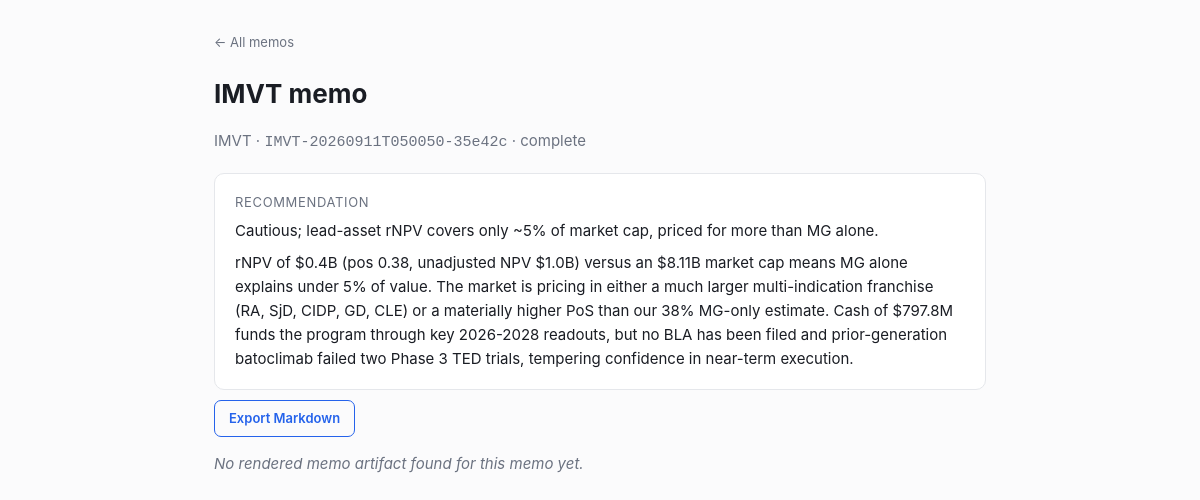
Page /memo/IMVT-20260911T050050-35e42c on the committed database.
### tables this page shows
CREATE TABLE memos (
    memo_id TEXT PRIMARY KEY,
    company TEXT NOT NULL,
    status TEXT NOT NULL,
    recommendation TEXT,
    thesis TEXT,
    notes TEXT,
    created_at TEXT NOT NULL
);

### app/server.py (the view)
    @app.route("/memo/<memo_id>")
    def memo_view(memo_id: str):
        s = store()
        try:
            memo = s.get_memo(memo_id)
            if memo is None:
                abort(404)
            rendered = load_rendered(memo_id)
            has_artifact = rendered is not None
            sections = _ordered_sections(rendered) if rendered else []
        finally:
            s.close()
        view_sections = [
            _section_for_template(memo_id, app.config["DATA_DIR"], sec)
            for sec in sections
        ]
        return render_template(
            "memo.html",
            memo=memo,
            has_artifact=has_artifact,
            title=(rendered or {}).get("title") or f"{memo.company} memo",
            sections=view_sections,
        )

### memo/ledger/store.py (called while the page is built)
    def get_memo(self, memo_id: str) -> Optional[MemoRecord]:
        row = self._conn.execute(
            "SELECT * FROM memos WHERE memo_id = ?", (memo_id,)
        ).fetchone()
        return self._memo_from_row(row) if row else None

    def close(self) -> None:
        self._conn.close()

    @staticmethod
    def _memo_from_row(row: sqlite3.Row) -> MemoRecord:
        return MemoRecord(
            memo_id=row["memo_id"], company=row["company"], status=row["status"],
            recommendation=row["recommendation"], thesis=row["thesis"],
            notes=row["notes"] or "", created_at=row["created_at"],
        )

### app/templates/memo.html (shortened to what this page needs)
{% extends "base.html" %}
{% block crumb %}<div class="crumb"><a href="{{ url_for('index') }}">← All memos</a></div>{% endblock %}
{% block body %}
  <h1>{{ title }}</h1>
  <p class="muted">{{ memo.company }} · <code>{{ memo.memo_id }}</code> · {{ memo.status }}</p>
  <div class="lead">
    <div class="rec">Recommendation</div>
    <p class="recommendation">{{ memo.recommendation or "—" }}</p>
    {% if memo.thesis %}<p class="thesis">{{ memo.thesis }}</p>{% endif %}
  </div>
  <div class="actions">
    <a class="btn" href="{{ url_for('export_markdown', memo_id=memo.memo_id) }}">Export Markdown</a>
  </div>
  {% if not has_artifact %}
    <p class="empty">No rendered memo artifact found for this memo yet.</p>
  {% endif %}
{% endblock %}

### app/templates/base.html (style rules this page uses)
:root { --ink:#1a1d24; --muted:#6b7280; --line:#e5e7eb; --accent:#2563eb; --bg:#fbfbfc; }
* { box-sizing: border-box; }
body { margin:0; font:15px/1.6 -apple-system,BlinkMacSystemFont,"Segoe UI",Roboto,Helvetica,Arial,sans-serif; color:var(--ink); background:var(--bg); }
a { color: var(--accent); }
h1 { font-size: 26px; margin: 0 0 4px; }
.crumb { font-size: 13px; margin-bottom: 20px; }
.crumb a { color: var(--muted); text-decoration: none; }
.muted { color: var(--muted); }
.lead { background:#fff; border:1px solid var(--line); border-radius:10px; padding:18px 20px; margin:18px 0 8px; }
.lead .rec { font-size:13px; text-transform:uppercase; letter-spacing:.05em; color:var(--muted); }
.lead .recommendation { margin:6px 0 0; }
.lead .thesis { margin:8px 0 0; }
.actions { margin:10px 0 0; }
.btn { display:inline-block; padding:7px 14px; border:1px solid var(--accent); border-radius:7px; color:var(--accent); text-decoration:none; font-size:13px; font-weight:600; }
.empty { color:var(--muted); font-style:italic; }

### rows in the picture
memos: company "IMVT", memo_id "IMVT-20260911T050050-35e42c", status "complete", recommendation "Cautious; lead-asset rNPV covers only ~5% of market cap, priced for more than MG alone.", thesis "rNPV of $0.4B (pos 0.38, unadjusted NPV $1.0B) versus an $8.11B market cap means MG alone explains under 5% of value. The market is pricing in either a much larger multi-indication franchise (RA, SjD, CIDP, GD, CLE) or a materially higher PoS than our 38% MG-only estimate. Cash of $797.8M funds the program through key 2026-2028 readouts, but no BLA has been filed and prior-generation batoclimab failed two Phase 3 TED trials, tempering confidence in near-term execution."

### other values in the picture
{{ title }} "IMVT memo"
